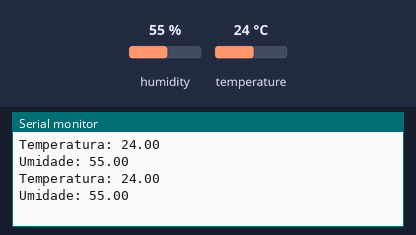
This sketch was run on a simulated ESP8266 (NodeMCU). Shown: the last lines printed to the serial monitor. The test bench sets the inputs (shaded band); at power-on: humidity 55 %, temperature 24 °C.

Above: at 3.8 s.
3.9 s: humidity set to 22 %
At 6.6 s:
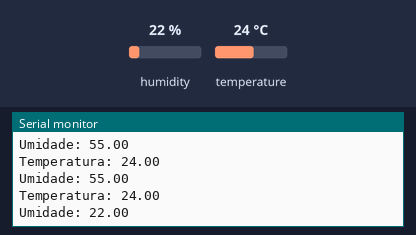
7.8 s: temperature set to 12 °C
At 9.7 s:
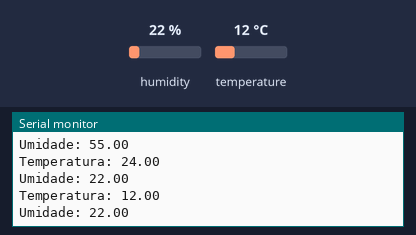
11.7 s: humidity set to 40 %
At 12.8 s:
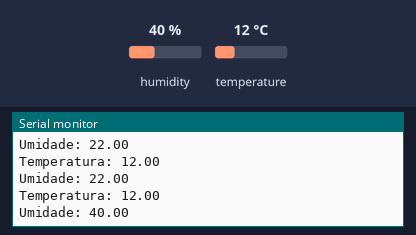
Timing chart, 0 to 14.7 s (numbered marks = the images above; inputs shaded):
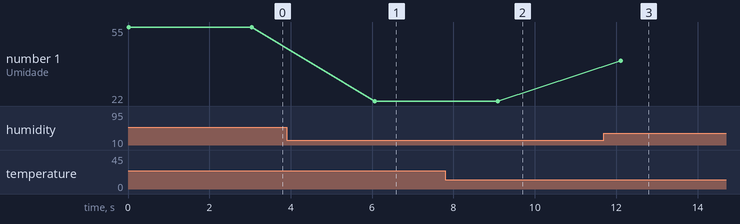

The sketch:

TemperaturaUmidade.ino
```cpp
#include <DHT.h>

#define DHTPIN D1
#define DHTTYPE DHT11

DHT dht(DHTPIN, DHTTYPE);

void setup(void)
{
  Serial.begin(115200);
  dht.begin();
}


void loop()
{
  float temperatura = 0.0;
  float umidade = 0.0;
  temperatura = dht.readTemperature();
  umidade = dht.readHumidity();

  Serial.print("Temperatura: ");
  Serial.println(temperatura);

  Serial.print("Umidade: ");
  Serial.println(umidade);

  delay(3000);
}
```

Measured:
- after the input at 3.9 s, the serial monitor: prints a new line after 2.2 s (image 1)
- after the input at 7.8 s, the serial monitor: prints a new line after 1.3 s (image 2)
- after the input at 11.7 s, the serial monitor: prints a new line after 0.42 s (image 3)
- plotted number 1: 55 → 22 after the input at 3.9 s, 22 → 40 after the input at 11.7 s
